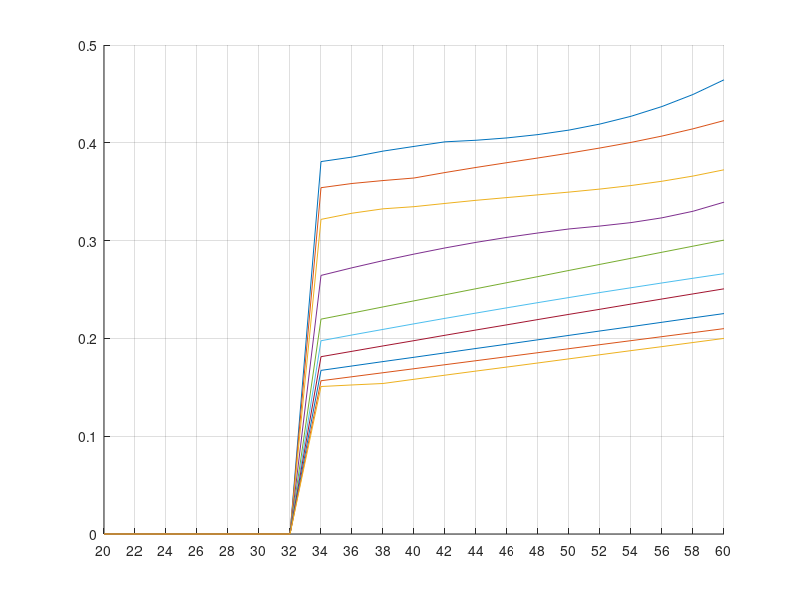

This chart was generated by the following MATLAB code:
%liftplot smooth
x = [13.7 21.6 29.9 38.4 46.9 55.2 63.1 71.9 80.2 88.1];
y = (20:2:60);
cl(1,1) = 0.1040; cl(1,2) = 0.1846; cl(1,3) = 0.2460; cl(1,4) = 0.1984; cl(1,5)  = 0.1762;
cl(1,6) = 0.1538; cl(1,7) = 0.1418; cl(1,8) = 0.1360; cl(1,9) = 0.1280; cl(1,10) = 0.1276;
cl(2,1) = 0.1936; cl(2,2) = 0.2318; cl(2,3) = 0.2590; cl(2,4) = 0.2089; cl(2,5)  = 0.1824;
cl(2,6) = 0.1603; cl(2,7) = 0.1476; cl(2,8) = 0.1405; cl(2,9) = 0.1321; cl(2,10) = 0.1324;
cl(3,1) = 0.2608; cl(3,2) = 0.2694; cl(3,3) = 0.2715; cl(3,4) = 0.2191; cl(3,5)  = 0.1886;
cl(3,6) = 0.1668; cl(3,7) = 0.1533; cl(3,8) = 0.1450; cl(3,9) = 0.1362; cl(3,10) = 0.1367;
cl(4,1) = 0.3090; cl(4,2) = 0.2986; cl(4,3) = 0.2835; cl(4,4) = 0.2289; cl(4,5)  = 0.1949;
cl(4,6) = 0.1731; cl(4,7) = 0.1589; cl(4,8) = 0.1494; cl(4,9) = 0.1403; cl(4,10) = 0.1404;
cl(5,1) = 0.3418; cl(5,2) = 0.3205; cl(5,3) = 0.2947; cl(5,4) = 0.2384; cl(5,5)  = 0.2011;
cl(5,6) = 0.1794; cl(5,7) = 0.1646; cl(5,8) = 0.1539; cl(5,9) = 0.1444; cl(5,10) = 0.1436;
cl(6,1) = 0.3624; cl(6,2) = 0.3362; cl(6,3) = 0.3049; cl(6,4) = 0.2475; cl(6,5)  = 0.2073;
cl(6,6) = 0.1856; cl(6,7) = 0.1702; cl(6,8) = 0.1584; cl(6,9) = 0.1485; cl(6,10) = 0.1464;
cl(7,1) = 0.3743; cl(7,2) = 0.3470; cl(7,3) = 0.3140; cl(7,4) = 0.2562; cl(7,5)  = 0.2135;
cl(7,6) = 0.1916; cl(7,7) = 0.1757; cl(7,8) = 0.1629; cl(7,9) = 0.1526; cl(7,10) = 0.1488;
CL(8,1) = 0.3808; CL(8,2) = 0.3541; CL(8,3) = 0.3217; CL(8,4) = 0.2644; CL(8,5)  = 0.2197;
CL(8,6) = 0.1976; CL(8,7) = 0.1813; CL(8,8) = 0.1673; CL(8,9) = 0.1567; CL(8,10) = 0.1508;
CL(9,1) = 0.3854; CL(9,2) = 0.3584; CL(9,3) = 0.3280; CL(9,4) = 0.2722; CL(9,5)  = 0.2259;
CL(9,6) = 0.2035; CL(9,7) = 0.1868; CL(9,8) = 0.1718; CL(9,9) = 0.1608; CL(9,10) = 0.1524;
CL(10,1) = 0.3915; CL(10,2) = 0.3614; CL(10,3) = 0.3325; CL(10,4) = 0.2795; CL(10,5)  = 0.2322;
CL(10,6) = 0.2092; CL(10,7) = 0.1923; CL(10,8) = 0.1763; CL(10,9) = 0.1649; CL(10,10) = 0.1539;
CL(11,1) = 0.3963; CL(11,2) = 0.3640; CL(11,3) = 0.3347; CL(11,4) = 0.2862; CL(11,5)  = 0.2384;
CL(11,6) = 0.2149; CL(11,7) = 0.1977; CL(11,8) = 0.1807; CL(11,9) = 0.1690; CL(11,10) = 0.1582;
CL(12,1) = 0.4010; CL(12,2) = 0.3696; CL(12,3) = 0.3380; CL(12,4) = 0.2925; CL(12,5)  = 0.2446;
CL(12,6) = 0.2205; CL(12,7) = 0.2032; CL(12,8) = 0.1852; CL(12,9) = 0.1731; CL(12,10) = 0.1624;
CL(13,1) = 0.4026; CL(13,2) = 0.3748; CL(13,3) = 0.3412; CL(13,4) = 0.2982; CL(13,5)  = 0.2508;
CL(13,6) = 0.2259; CL(13,7) = 0.2086; CL(13,8) = 0.1897; CL(13,9) = 0.1772; CL(13,10) = 0.1666;
CL(14,1) = 0.4050; CL(14,2) = 0.3797; CL(14,3) = 0.3440; CL(14,4) = 0.3033; CL(14,5)  = 0.2570;
CL(14,6) = 0.2313; CL(14,7) = 0.2139; CL(14,8) = 0.1941; CL(14,9) = 0.1813; CL(14,10) = 0.1707;
CL(15,1) = 0.4084; CL(15,2) = 0.3845; CL(15,3) = 0.3468; CL(15,4) = 0.3078; CL(15,5)  = 0.2632;
CL(15,6) = 0.2366; CL(15,7) = 0.2193; CL(15,8) = 0.1986; CL(15,9) = 0.1854; CL(15,10) = 0.1749;
CL(16,1) = 0.4130; CL(16,2) = 0.3894; CL(16,3) = 0.3496; CL(16,4) = 0.3119; CL(16,5)  = 0.2695;
CL(16,6) = 0.2418; CL(16,7) = 0.2246; CL(16,8) = 0.2031; CL(16,9) = 0.1895; CL(16,10) = 0.1791;
CL(17,1) = 0.4192; CL(17,2) = 0.3947; CL(17,3) = 0.3527; CL(17,4) = 0.3149; CL(17,5)  = 0.2757;
CL(17,6) = 0.2469; CL(17,7) = 0.2298; CL(17,8) = 0.2076; CL(17,9) = 0.1936; CL(17,10) = 0.1833;
CL(18,1) = 0.4271; CL(18,2) = 0.4004; CL(18,3) = 0.3563; CL(18,4) = 0.3184; CL(18,5)  = 0.2819;
CL(18,6) = 0.2518; CL(18,7) = 0.2351; CL(18,8) = 0.2120; CL(18,9) = 0.1977; CL(18,10) = 0.1875;
CL(19,1) = 0.4371; CL(19,2) = 0.4069; CL(19,3) = 0.3607; CL(19,4) = 0.3233; CL(19,5)  = 0.2881;
CL(19,6) = 0.2567; CL(19,7) = 0.2403; CL(19,8) = 0.2165; CL(19,9) = 0.2018; CL(19,10) = 0.1916;
CL(20,1) = 0.4494; CL(20,2) = 0.4143; CL(20,3) = 0.3660; CL(20,4) = 0.3300; CL(20,5)  = 0.2943;
CL(20,6) = 0.2615; CL(20,7) = 0.2455; CL(20,8) = 0.2210; CL(20,9) = 0.2059; CL(20,10) = 0.1958;
CL(21,1) = 0.4644; CL(21,2) = 0.4227; CL(21,3) = 0.3724; CL(21,4) = 0.3393; CL(21,5)  = 0.3005;
CL(21,6) = 0.2662; CL(21,7) = 0.2507; CL(21,8) = 0.2254; CL(21,9) = 0.2100; CL(21,10) = 0.200;
hold on
for k = 1:10
    plot(y,CL(:,k));
end
hold off
set(gca,'XTick',20:2:60);
grid on;




